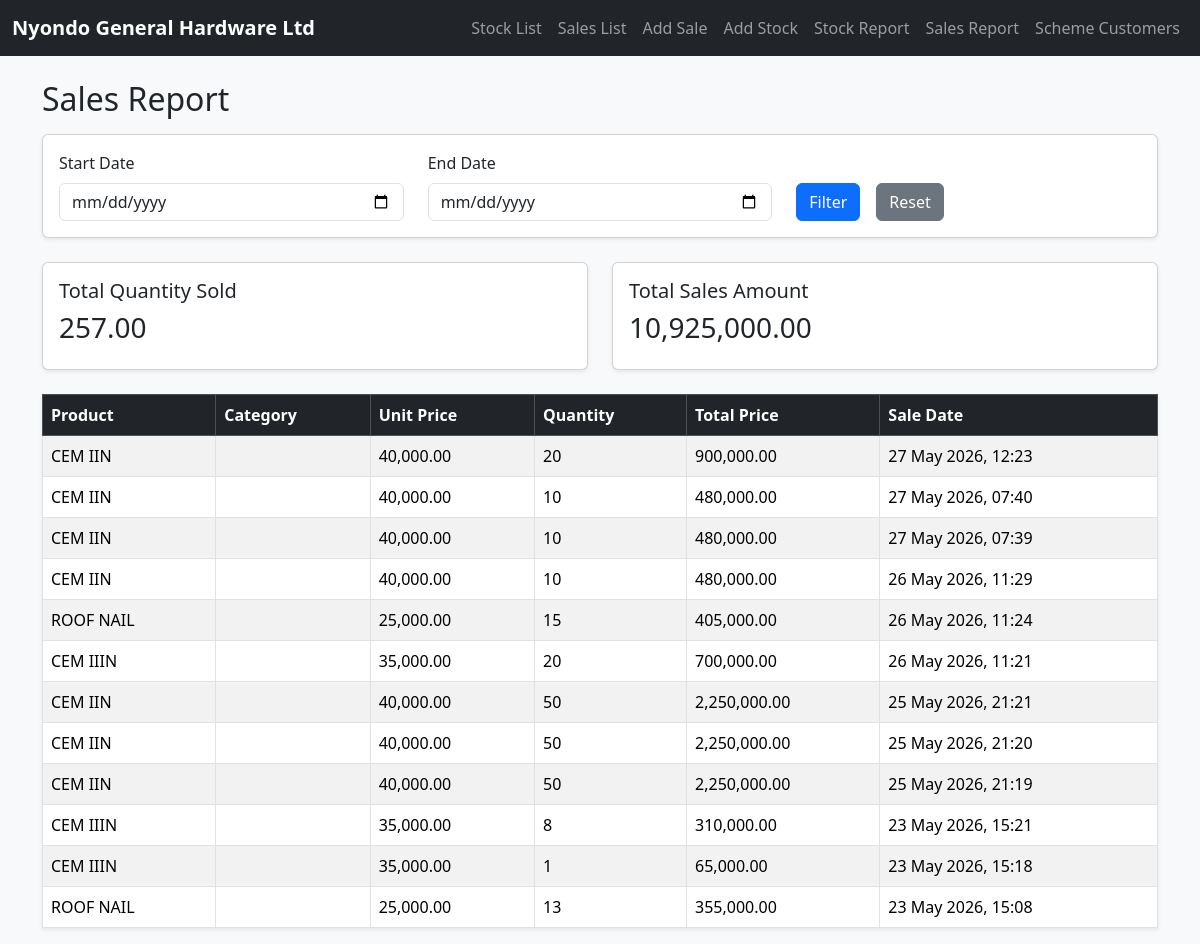
/nyondo/sales/report/, run on the app's committed database.
### nyondo/models.py (models this page shows, shortened)
class Sale(models.Model):
    customer_name = models.CharField(max_length=100)
    product = models.ForeignKey(Stock, on_delete=models.CASCADE, default=None)
    quantity = models.PositiveIntegerField()
    sub_total = models.DecimalField(max_digits=10, decimal_places=2, default=0)
    date = models.DateTimeField(default=timezone.now)
    payment_method = models.CharField(max_length=50)
    distance_km = models.DecimalField(max_digits=10, decimal_places=2, default=0)
    transport_required = models.BooleanField(default=False)
    transport_fee = models.DecimalField(max_digits=10, decimal_places=2, default=0)
    total_price = models.DecimalField(max_digits=10, decimal_places=2, default=0)

class Stock(models.Model):
    PAYMENT_STATUS_CHOICES = [('Paid', 'Paid'), ('Not Paid', 'Not Paid')]
    PAYMENT_TYPE_CHOICES = [('Cash', 'Cash'), ('Mobile Money', 'Mobile Money'), ('Bank Transfer', 'Bank Transfer'), ('Credit', 'Credit')]
    supplier = models.CharField(max_length=100)
    category = models.CharField(max_length=100)
    product_name = models.CharField(max_length=100)
    quantity_delivered = models.PositiveIntegerField(default=0)
    unit_cost = models.DecimalField(max_digits=10, decimal_places=2)
    total_value_goods = models.DecimalField(max_digits=12, decimal_places=2, default=0)
    unit_price = models.DecimalField(max_digits=10, decimal_places=2)
    supplier_payment_status = models.CharField(max_length=20, choices=PAYMENT_STATUS_CHOICES, default='Not Paid')
    payment_type = models.CharField(max_length=50, choices=PAYMENT_TYPE_CHOICES, blank=True, null=True)
    date_added = models.DateTimeField(default=timezone.now)

### nyondo/views.py (the view)
# urls.py: path("sales/report/", views.sales_report, name="sales_report"),
def sales_report(request):
    sales = Sale.objects.all().order_by("-date")
    start_date = request.GET.get("start_date")
    end_date = request.GET.get("end_date")
    if start_date:
        sales = sales.filter(date__gte=start_date)
    if end_date:
        sales = sales.filter(date__lte=end_date)
    total_sales_amount = sales.aggregate(
        total=Sum("total_price")
    )["total"] or 0
    total_quantity_sold = sales.aggregate(
        total=Sum("quantity")
    )["total"] or 0
    return render(request, "sales_report.html", {
        "sales": sales,
        "start_date": start_date,
        "end_date": end_date,
        "total_sales_amount": total_sales_amount,
        "total_quantity_sold": total_quantity_sold,
    })

### nyondo/templates/sales_report.html
{% extends 'base.html' %}
{% load humanize %}
{% load static %}
{% block content %}
<h2 class="mb-3">Sales Report</h2>
<form method="GET" class="card card-body shadow-sm mb-4">
    <div class="row">
        <div class="col-md-4">
            <label class="form-label">Start Date</label>
            <input type="date" name="start_date" value="{{ start_date }}" class="form-control">
        </div>
        <div class="col-md-4">
            <label class="form-label">End Date</label>
            <input type="date" name="end_date" value="{{ end_date }}" class="form-control">
        </div>
        <div class="col-md-4 d-flex align-items-end gap-2">
            <button type="submit" class="btn btn-primary me-2">Filter</button>
            <a href="{% url 'sales_report' %}" class="btn btn-secondary">Reset</a>
        </div>
    </div>
</form>
<div class="row mb-4">
    <div class="col-md-6">
        <div class="card shadow-sm">
            <div class="card-body">
                <h5>Total Quantity Sold</h5>
                <h3>{{ total_quantity_sold|floatformat:2|intcomma  }}</h3>
            </div>
        </div>
    </div>
    <div class="col-md-6">
        <div class="card shadow-sm">
            <div class="card-body">
                <h5>Total Sales Amount</h5>
                <h3>{{ total_sales_amount|floatformat:2|intcomma  }}</h3>
            </div>
        </div>
    </div>
</div>
<table class="table table-bordered table-striped shadow-sm">
    <thead class="table-dark">
        <tr>
            <th>Product</th>
            <th>Category</th>
            <th>Unit Price</th>
            <th>Quantity</th>
            <th>Total Price</th>
            <th>Sale Date</th>
        </tr>
    </thead>
   <tbody>
        {% for sale in sales %}
        <tr>
            <td>{{ sale.product.product_name }}</td>
            <td>{{ sale.product.category.category_name }}</td>
            <td>{{ sale.product.unit_price|floatformat:2|intcomma }}</td>
            <td>{{ sale.quantity }}</td>
            <td>{{ sale.total_price|floatformat:2|intcomma }}</td>
            <td>{{ sale.date|date:"j F Y, H:i" }}</td>
        </tr>
        {% empty %}
        <tr>
            <td colspan="6" class="text-center">No sales found for this period.</td>
        </tr>
        {% endfor %}
    </tbody>
</table>
{% endblock %}

### data on the page
Sale: product.product_name "CEM IIN", product.unit_price "40,000.00", quantity "20", total_price "900,000.00", date "27 May 2026, 12:23"
Sale: product.product_name "CEM IIN", product.unit_price "40,000.00", quantity "10", total_price "480,000.00", date "27 May 2026, 07:40"
Sale: product.product_name "CEM IIN", product.unit_price "40,000.00", quantity "10", total_price "480,000.00", date "27 May 2026, 07:39"
Sale: product.product_name "CEM IIN", product.unit_price "40,000.00", quantity "10", total_price "480,000.00", date "26 May 2026, 11:29"
Sale: product.product_name "ROOF NAIL", product.unit_price "25,000.00", quantity "15", total_price "405,000.00", date "26 May 2026, 11:24"
Sale: product.product_name "CEM IIIN", product.unit_price "35,000.00", quantity "20", total_price "700,000.00", date "26 May 2026, 11:21"
Sale: product.product_name "CEM IIN", product.unit_price "40,000.00", quantity "50", total_price "2,250,000.00", date "25 May 2026, 21:21"
Sale: product.product_name "CEM IIN", product.unit_price "40,000.00", quantity "50", total_price "2,250,000.00", date "25 May 2026, 21:20"
Sale: product.product_name "CEM IIN", product.unit_price "40,000.00", quantity "50", total_price "2,250,000.00", date "25 May 2026, 21:19"
Sale: product.product_name "CEM IIIN", product.unit_price "35,000.00", quantity "8", total_price "310,000.00", date "23 May 2026, 15:21"
Sale: product.product_name "CEM IIIN", product.unit_price "35,000.00", quantity "1", total_price "65,000.00", date "23 May 2026, 15:18"
Sale: product.product_name "ROOF NAIL", product.unit_price "25,000.00", quantity "13", total_price "355,000.00", date "23 May 2026, 15:08"

### other printed values
{{ total_quantity_sold|floatformat:2|intcomma }} "257.00"
{{ total_sales_amount|floatformat:2|intcomma }} "10,925,000.00"
